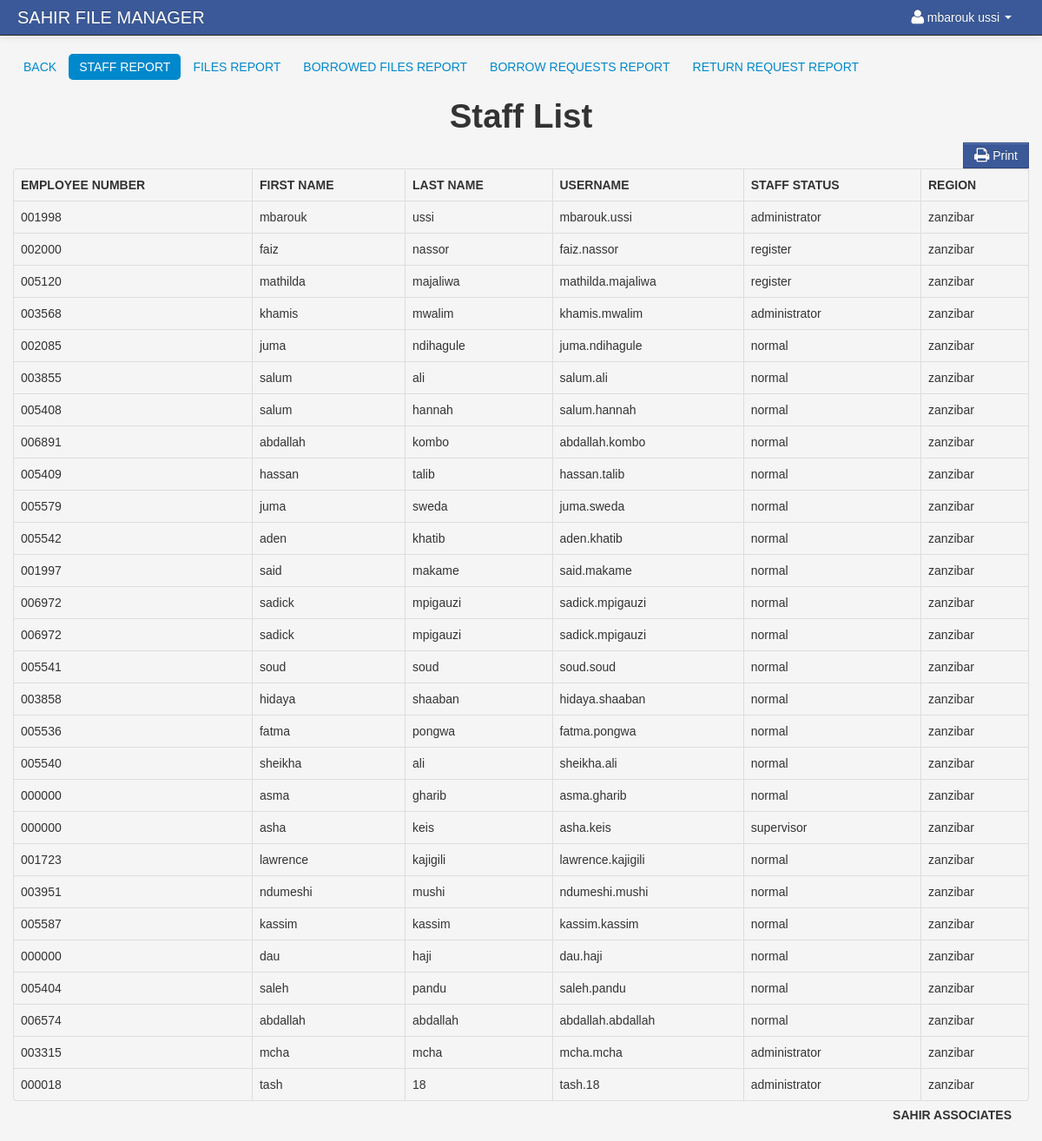
Screenshot of /admin/reports.php (signed in) with the database file from the repository.
### tables this page shows
CREATE TABLE IF NOT EXISTS `staff` (
  `staff_id` int(11) NOT NULL AUTO_INCREMENT,
  `username` varchar(100) NOT NULL,
  `password` varchar(100) NOT NULL,
  `firstname` varchar(100) NOT NULL,
  `lastname` varchar(100) NOT NULL,
  `emplnumber` varchar(100) NOT NULL,
  `status` varchar(30) NOT NULL,
  `region` varchar(50) NOT NULL,
  `online` varchar(50) NOT NULL,
  PRIMARY KEY (`staff_id`)
);

### session.php (called while the page is built, shortened)
<?php
$session_id=$_SESSION['id'];
?>

### admin/reports.php (the view, shortened to what this page needs)
<?php include('header.php'); ?>
<?php include('../session.php'); ?>
<?php include('navbar.php'); ?>
    <div class="container">
		<div class="margin-top">
			<div class="row">
			<div class="span12">
								    <ul class="nav nav-pills">
										<li><a href="dashboard.php">BACK</a></li>
										<li   class="active"><a href="reports.php">STAFF REPORT</a></li>
										<li><a href="file_report.php">FILES REPORT</a></li>
										<li><a href="borrowed_report.php">BORROWED FILES REPORT</a></li>
										<li><a href="borrowed_requests.php">BORROW REQUESTS REPORT</a></li>
										<li><a href="returned_requests.php">RETURN REQUEST REPORT</a></li>
									</ul>
						<center class="title">
						<h1>Staff List</h1>
						</center>
                            <table cellpadding="0" cellspacing="0" border="0" class="table  table-bordered" id="example">
								<div class="pull-right">
								<a href="" onclick="window.print()" class="btn btn-info"><i class="icon-print icon-large"></i> Print </a>
								</div>
                                <thead>
                                    <tr>
									    <th>EMPLOYEE NUMBER</th>
                                        <th>FIRST NAME</th>
                                        <th>LAST NAME</th>
										<th>USERNAME</th>
										<th>STAFF STATUS</th>
										<th>REGION</th>
                                    </tr>
                                </thead>
                                <tbody>
                                 <?php
									$user_query = mysqli_query($conn,"select * from staff ")or die(mysqli_error());
									while($row = mysqli_fetch_array($user_query)){
													?>
												<tr>
												<td><?php echo $row['emplnumber']; ?></td>
												<td><?php echo $row['firstname']; ?></td>
												<td><?php echo $row['lastname']; ?></td>
												<td><?php echo $row['username']; ?></td>
												<td><?php echo $row['status']; ?></td>
												<td><?php echo $row['region']; ?></td>
												</tr>
												<?php } ?>
                                </tbody>
                            </table>
			</div>
			</div>
		</div>
    </div>
<?php include('footer.php') ?>

### admin/navbar.php (shortened to what this page needs)
<div class="navbar navbar-fixed-top navbar-inverse">
          <div class="navbar-inner">
              <div class="container-fluid">
                  <span class="brand" href="#">SAHIR FILE MANAGER</span>
                  <div class="nav-collapse collapse">
                      <ul class="nav pull-right">
				<?php $query= mysqli_query($conn,"select * from staff where staff_id = '$session_id'")or die(mysqli_error());
						$row = mysqli_fetch_array($query);
				?>
                          <li class="dropdown">
                              <a href="#" role="button" class="dropdown-toggle" data-toggle="dropdown"> <i class="icon-user icon-large"></i><?php echo $row['firstname']." ".$row['lastname'];  ?> <i class="caret"></i>
                              </a>
                          </li>
                      </ul>
                  </div>
              </div>
          </div>
      </div>

### rows the page displays
staff: firstname "mbarouk", lastname "ussi", emplnumber "001998", username "mbarouk.ussi", status "administrator", region "zanzibar"
staff: emplnumber "002000", firstname "faiz", lastname "nassor", username "faiz.nassor", status "register", region "zanzibar"
staff: emplnumber "005120", firstname "mathilda", lastname "majaliwa", username "mathilda.majaliwa", status "register", region "zanzibar"
staff: emplnumber "003568", firstname "khamis", lastname "mwalim", username "khamis.mwalim", status "administrator", region "zanzibar"
staff: emplnumber "002085", firstname "juma", lastname "ndihagule", username "juma.ndihagule", status "normal", region "zanzibar"
staff: emplnumber "003855", firstname "salum", lastname "ali", username "salum.ali", status "normal", region "zanzibar"
staff: emplnumber "005408", firstname "salum", lastname "hannah", username "salum.hannah", status "normal", region "zanzibar"
staff: emplnumber "006891", firstname "abdallah", lastname "kombo", username "abdallah.kombo", status "normal", region "zanzibar"
staff: emplnumber "005409", firstname "hassan", lastname "talib", username "hassan.talib", status "normal", region "zanzibar"
staff: emplnumber "005579", firstname "juma", lastname "sweda", username "juma.sweda", status "normal", region "zanzibar"
staff: emplnumber "005542", firstname "aden", lastname "khatib", username "aden.khatib", status "normal", region "zanzibar"
staff: emplnumber "001997", firstname "said", lastname "makame", username "said.makame", status "normal", region "zanzibar"
staff: emplnumber "006972", firstname "sadick", lastname "mpigauzi", username "sadick.mpigauzi", status "normal", region "zanzibar"
staff: emplnumber "006972", firstname "sadick", lastname "mpigauzi", username "sadick.mpigauzi", status "normal", region "zanzibar"
staff: emplnumber "005541", firstname "soud", lastname "soud", username "soud.soud", status "normal", region "zanzibar"
staff: emplnumber "003858", firstname "hidaya", lastname "shaaban", username "hidaya.shaaban", status "normal", region "zanzibar"
staff: emplnumber "005536", firstname "fatma", lastname "pongwa", username "fatma.pongwa", status "normal", region "zanzibar"
staff: emplnumber "005540", firstname "sheikha", lastname "ali", username "sheikha.ali", status "normal", region "zanzibar"
staff: emplnumber "000000", firstname "asma", lastname "gharib", username "asma.gharib", status "normal", region "zanzibar"
staff: emplnumber "000000", firstname "asha", lastname "keis", username "asha.keis", status "supervisor", region "zanzibar"
staff: emplnumber "001723", firstname "lawrence", lastname "kajigili", username "lawrence.kajigili", status "normal", region "zanzibar"
staff: emplnumber "003951", firstname "ndumeshi", lastname "mushi", username "ndumeshi.mushi", status "normal", region "zanzibar"
staff: emplnumber "005587", firstname "kassim", lastname "kassim", username "kassim.kassim", status "normal", region "zanzibar"
staff: emplnumber "000000", firstname "dau", lastname "haji", username "dau.haji", status "normal", region "zanzibar"
staff: emplnumber "005404", firstname "saleh", lastname "pandu", username "saleh.pandu", status "normal", region "zanzibar"
staff: emplnumber "006574", firstname "abdallah", lastname "abdallah", username "abdallah.abdallah", status "normal", region "zanzibar"
staff: emplnumber "003315", firstname "mcha", lastname "mcha", username "mcha.mcha", status "administrator", region "zanzibar"
staff: emplnumber "000018", firstname "tash", lastname "18", username "tash.18", status "administrator", region "zanzibar"
